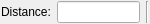
<?xml version="1.0" encoding="UTF-8"?>
<ui version="4.0" stdsetdef="1">
  <resources><include location="../../../res/extui/extui.qrc"/></resources><author></author>
  <comment></comment>
  <exportmacro></exportmacro>
  <class>QG_SnapDistOptions</class>
  <widget class="QWidget" name="QG_SnapDistOptions">
    <property name="geometry">
      <rect>
        <x>49</x>
        <y>75</y>
        <width>150</width>
        <height>24</height>
      </rect>
    </property>
    <property name="sizePolicy">
      <sizepolicy>
        <hsizetype>4</hsizetype>
        <vsizetype>0</vsizetype>
        <horstretch>0</horstretch>
        <verstretch>0</verstretch>
      </sizepolicy>
    </property>
    <property name="minimumSize">
      <size>
        <width>130</width>
        <height>22</height>
      </size>
    </property>
    <property name="maximumSize">
      <size>
        <width>150</width>
        <height>32767</height>
      </size>
    </property>
    <property name="windowTitle">
      <string>Snap Distance Options</string>
    </property>
    <layout class="QHBoxLayout">
      <property name="margin">
        <number>1</number>
      </property>
      <item>
        <widget class="QLabel" name="lDist">
          <property name="text">
            <string>Distance:</string>
          </property>
          <property name="wordWrap">
            <bool>false</bool>
          </property>
        </widget>
      </item>
      <item>
        <widget class="QLineEdit" name="leDist"/>
      </item>
      <item>
        <widget class="Line" name="sep1">
          <property name="sizePolicy">
            <sizepolicy>
              <hsizetype>0</hsizetype>
              <vsizetype>1</vsizetype>
              <horstretch>0</horstretch>
              <verstretch>0</verstretch>
            </sizepolicy>
          </property>
          <property name="frameShape">
            <enum>QFrame::VLine</enum>
          </property>
          <property name="frameShadow">
            <enum>QFrame::Sunken</enum>
          </property>
        </widget>
      </item>
    </layout>
  </widget>
  <layoutdefault spacing="6" margin="11"/>
  <includes>
    <include location="local">rs_circle.h</include>
    <include location="local">rs_settings.h</include>
  </includes>
  <connections>
    <connection>
      <sender>leDist</sender>
      <signal>textChanged(QString)</signal>
      <receiver>QG_SnapDistOptions</receiver>
      <slot>updateDist(QString)</slot>
    </connection>
  </connections>
</ui>
